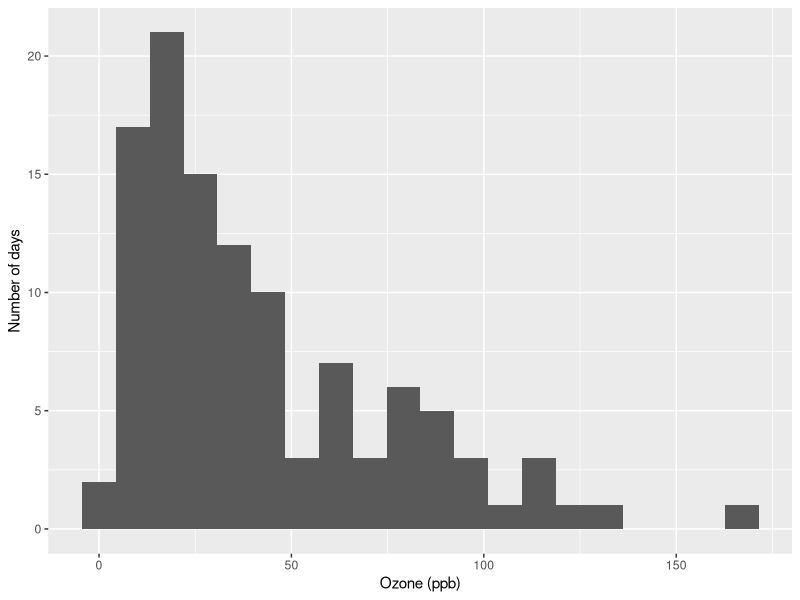
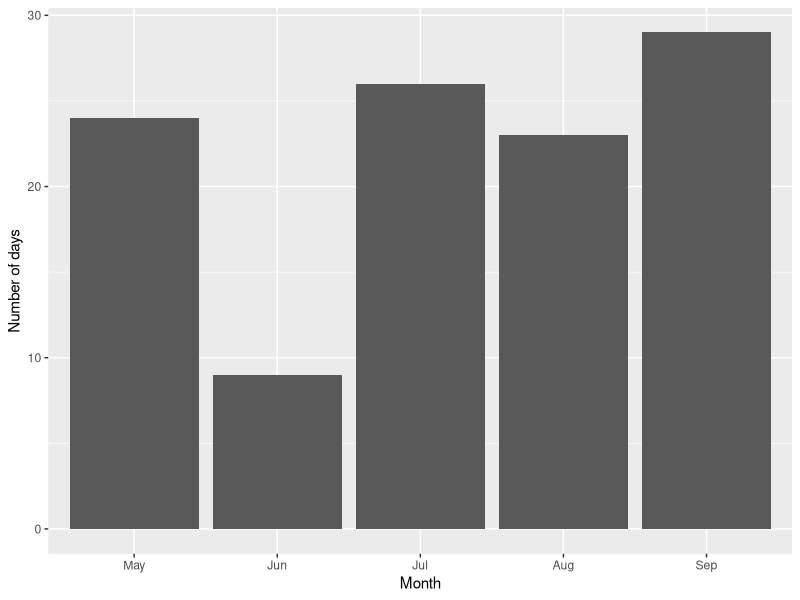
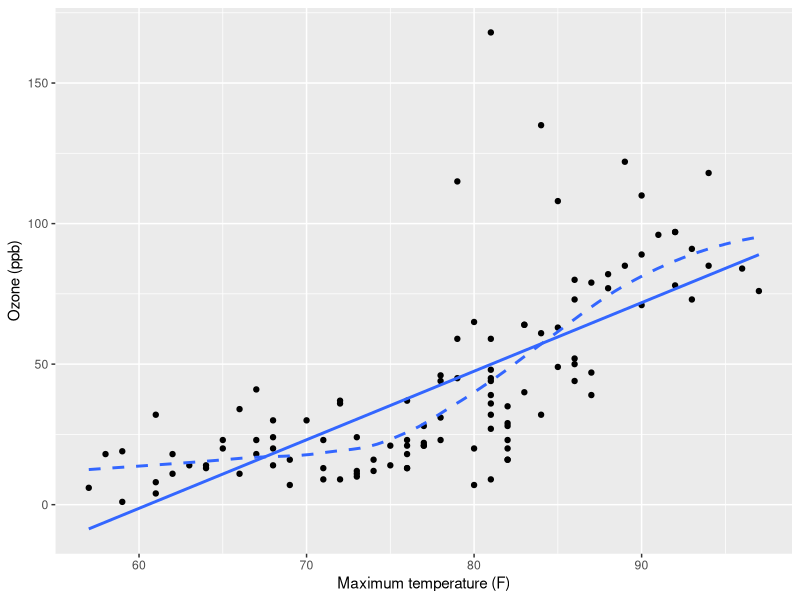
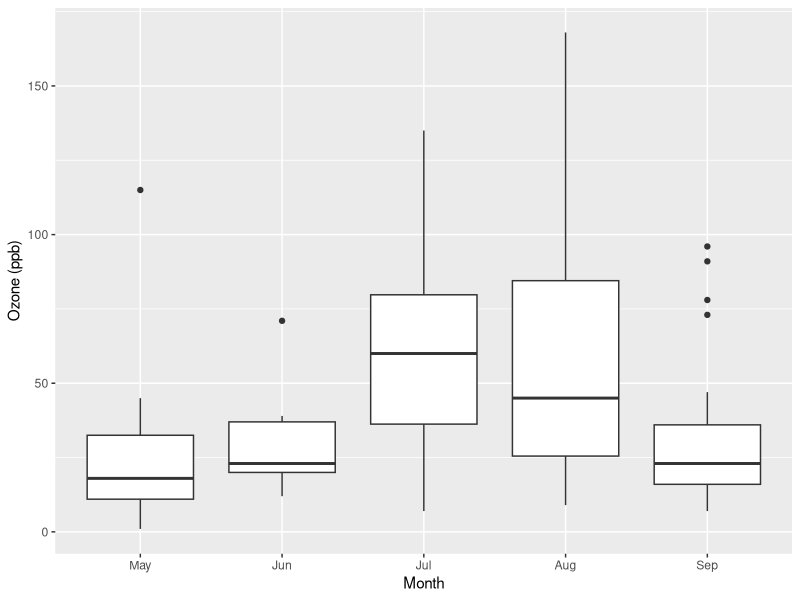
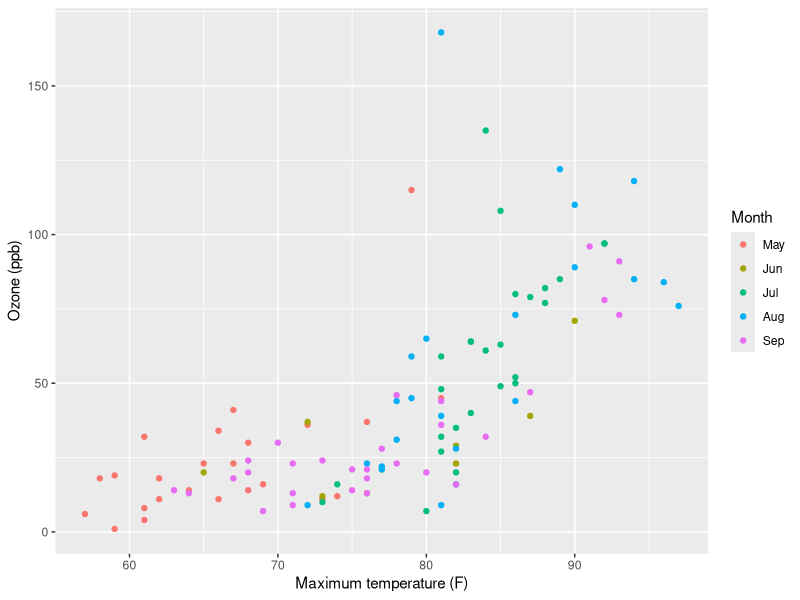
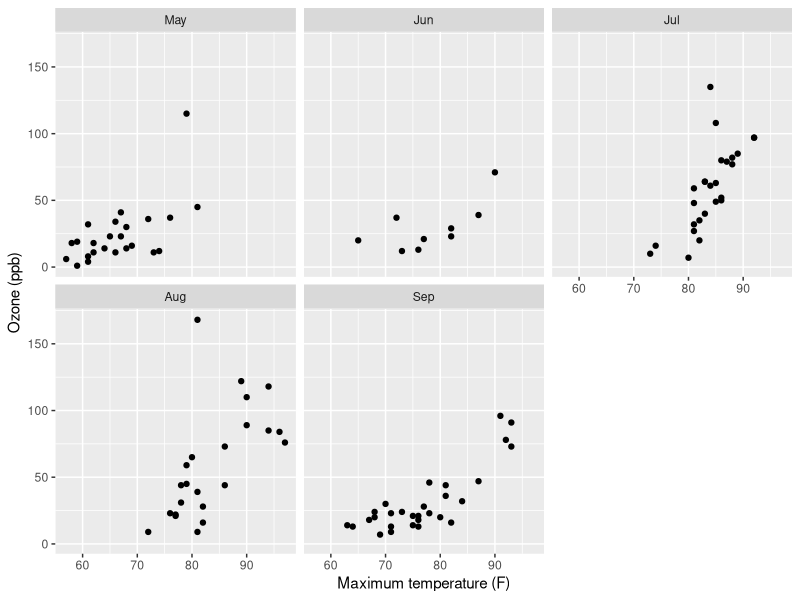
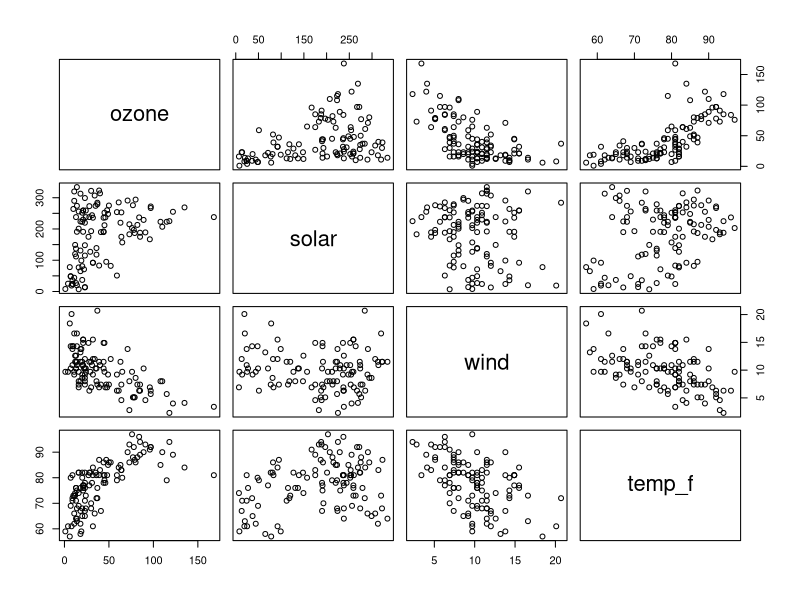

These figures' R source, in order:
# ============================================================
# Project 1, Part 2: Data Cleaning and EDA
# MA 214 Applied Statistics
# ============================================================
# A toolbox of functions for cleaning and exploring your data.
# You will not need all of them. Copy the ones you need into
# P1_GroupNumber_EDA.R and change the variable names to yours.
#
# Every line runs on the placeholder data (airquality), so you can
# try a function and see what it does before using it on your data.
# Do not use setwd(). Keep any data file in this same folder.

library(dplyr)
library(readr)
library(tidyr)
library(ggplot2)

# ------------------------------------------------------------
# 0. Load your data (everyone)
# ------------------------------------------------------------
# TODO: replace these two lines with the loading code from Part 1.
data(airquality)
raw_data <- airquality


# ------------------------------------------------------------
# 1. Inspect (A): what is wrong with the raw data?
# ------------------------------------------------------------
dim(raw_data)                    # rows and columns
glimpse(raw_data)                # type of each variable
head(raw_data, 10)               # first 10 rows
summary(raw_data)                # ranges, medians, NA counts
colSums(is.na(raw_data))         # missing values in each column
sum(duplicated(raw_data))        # repeated rows
n_distinct(raw_data$Month)       # number of distinct values
range(raw_data$Wind, na.rm = TRUE)          # smallest and largest value
table(raw_data$Month, useNA = "ifany")      # counts of each level
count(raw_data, Month, sort = TRUE)         # the same, as a data frame
filter(raw_data, Wind > 18)                 # look at suspicious rows
filter(raw_data, is.na(Ozone))              # look at rows with a missing value


# ------------------------------------------------------------
# 2. Clean (A): each step is a decision for the cleaning log
# ------------------------------------------------------------

# Keep or drop columns.
select(raw_data, Ozone, Temp, Month)        # keep these
select(raw_data, -Day)                      # drop this one

# Rename: new_name = old_name.
rename(raw_data, ozone = Ozone, temp_f = Temp)

# Remove impossible values or rows outside your question.
filter(raw_data, Temp > 0)
filter(raw_data, Month %in% c(6, 7, 8))

# A number that stands for a category -> labeled factor.
mutate(raw_data, Month = factor(Month, levels = 5:9,
                                labels = c("May", "Jun", "Jul", "Aug", "Sep")))

# Choose the reference level (the group the others are compared to).
mutate(raw_data, Month = relevel(factor(Month), ref = "7"))

# A code such as -99 or 999 that means "missing" -> NA.
mutate(raw_data, Ozone = na_if(Ozone, 999))

# Missing values: drop rows missing the variables you will use...
drop_na(raw_data, Ozone, Solar.R)
# ...or fill them in, and say why that is reasonable.
replace_na(raw_data, list(Solar.R = 0))

# Derived variables: unit change, log, ratio.
mutate(raw_data,
       temp_c    = (Temp - 32) * 5 / 9,
       log_ozone = log(Ozone),
       ozone_per_degree = Ozone / Temp)

# Group a quantitative variable, or combine levels.
mutate(raw_data, windy = if_else(Wind > 10, "windy", "calm"))
mutate(raw_data, season = case_when(
  Month %in% c(5, 6) ~ "early",
  Month %in% c(7, 8) ~ "peak",
  TRUE               ~ "late"))
mutate(raw_data, temp_group = cut(Temp, breaks = c(50, 70, 85, 100)))

# Fix a variable stored with the wrong type.
mutate(raw_data, Day = as.numeric(Day))
parse_number(c("$1,200", "35%"))            # text with symbols -> number

# Remove repeated rows.
distinct(raw_data)

# Put the steps together with the pipe |>. One comment per step saying WHY.
clean_data <- raw_data |>
  rename(ozone = Ozone, solar = Solar.R, wind = Wind, temp_f = Temp,
         month = Month, day = Day) |>
  mutate(month = factor(month, levels = 5:9,
                        labels = c("May", "Jun", "Jul", "Aug", "Sep"))) |>
  drop_na(ozone, solar)

nrow(raw_data)     # rows before cleaning
nrow(clean_data)   # rows after cleaning

# Save the cleaned data (optional).
# write_csv(clean_data, "clean_data.csv")


# ------------------------------------------------------------
# 3. Summaries (B)
# ------------------------------------------------------------

# One quantitative variable: center, spread, range.
clean_data |>
  summarise(n = n(), mean = mean(ozone), median = median(ozone),
            sd = sd(ozone), min = min(ozone), max = max(ozone))
quantile(clean_data$ozone, c(0.25, 0.5, 0.75))

# The same summary for each group.
clean_data |>
  group_by(month) |>
  summarise(n = n(), mean = mean(ozone), median = median(ozone),
            sd = sd(ozone))

# Counts and proportions of a categorical variable.
clean_data |>
  count(month) |>
  mutate(prop = n / sum(n))

# Correlation between two quantitative variables...
cor(clean_data$ozone, clean_data$temp_f)
# ...and between every pair (look for |r| > 0.8 among predictors).
clean_data |>
  select(where(is.numeric)) |>
  cor() |>
  round(2)


# ------------------------------------------------------------
# 4. Plots (B)
# ------------------------------------------------------------
# Label every axis with the variable and its units.

# Distribution of one quantitative variable.
ggplot(clean_data, aes(x = ozone)) +
  geom_histogram(bins = 20) +
  labs(x = "Ozone (ppb)", y = "Number of days")

# Counts of a categorical variable.
ggplot(clean_data, aes(x = month)) +
  geom_bar() +
  labs(x = "Month", y = "Number of days")

# Response against a quantitative predictor, with a straight line (lm)
# and a smooth curve (loess): if they disagree, the pattern is curved.
ggplot(clean_data, aes(x = temp_f, y = ozone)) +
  geom_point() +
  geom_smooth(method = "lm", se = FALSE) +
  geom_smooth(method = "loess", se = FALSE, linetype = "dashed") +
  labs(x = "Maximum temperature (F)", y = "Ozone (ppb)")

# Response across groups.
ggplot(clean_data, aes(x = month, y = ozone)) +
  geom_boxplot() +
  labs(x = "Month", y = "Ozone (ppb)")

# Does the relationship differ across groups? Color, or one panel per group.
ggplot(clean_data, aes(x = temp_f, y = ozone, color = month)) +
  geom_point() +
  labs(x = "Maximum temperature (F)", y = "Ozone (ppb)", color = "Month")
ggplot(clean_data, aes(x = temp_f, y = ozone)) +
  geom_point() +
  facet_wrap(~ month) +
  labs(x = "Maximum temperature (F)", y = "Ozone (ppb)")

# Every quantitative variable against every other, in one picture.
pairs(select(clean_data, ozone, solar, wind, temp_f))

# Save a plot to include in the Google Doc (optional).
# ggsave("ozone_vs_temp.png", width = 6, height = 4)
